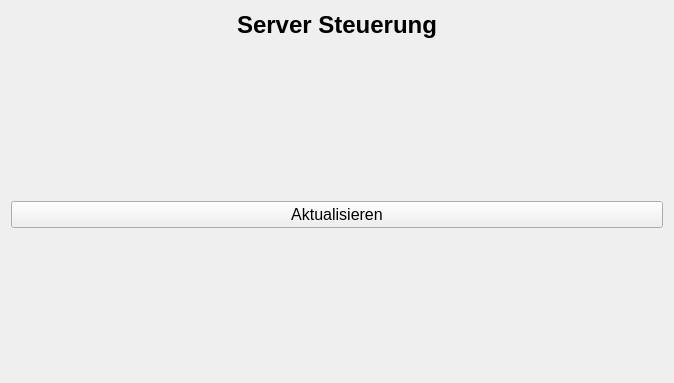
<?xml version="1.0" encoding="UTF-8"?>
<ui version="4.0">
 <class>Form</class>
 <widget class="QWidget" name="Form">
  <property name="geometry">
   <rect>
    <x>0</x>
    <y>0</y>
    <width>674</width>
    <height>383</height>
   </rect>
  </property>
  <property name="font">
   <font>
    <pointsize>12</pointsize>
   </font>
  </property>
  <property name="windowTitle">
   <string>Form</string>
  </property>
  <layout class="QVBoxLayout" name="verticalLayout">
   <property name="spacing">
    <number>18</number>
   </property>
   <item>
    <widget class="QLabel" name="label">
     <property name="font">
      <font>
       <family>Segoe UI</family>
       <pointsize>18</pointsize>
       <bold>true</bold>
      </font>
     </property>
     <property name="text">
      <string>Server Steuerung</string>
     </property>
     <property name="alignment">
      <set>Qt::AlignmentFlag::AlignCenter</set>
     </property>
    </widget>
   </item>
   <item>
    <spacer name="verticalSpacer_2">
     <property name="orientation">
      <enum>Qt::Orientation::Vertical</enum>
     </property>
     <property name="sizeHint" stdset="0">
      <size>
       <width>20</width>
       <height>40</height>
      </size>
     </property>
    </spacer>
   </item>
   <item>
    <widget class="QPushButton" name="deploy_updates">
     <property name="text">
      <string>Aktualisieren</string>
     </property>
    </widget>
   </item>
   <item>
    <spacer name="verticalSpacer">
     <property name="orientation">
      <enum>Qt::Orientation::Vertical</enum>
     </property>
     <property name="sizeHint" stdset="0">
      <size>
       <width>20</width>
       <height>40</height>
      </size>
     </property>
    </spacer>
   </item>
  </layout>
 </widget>
 <resources/>
 <connections/>
</ui>
